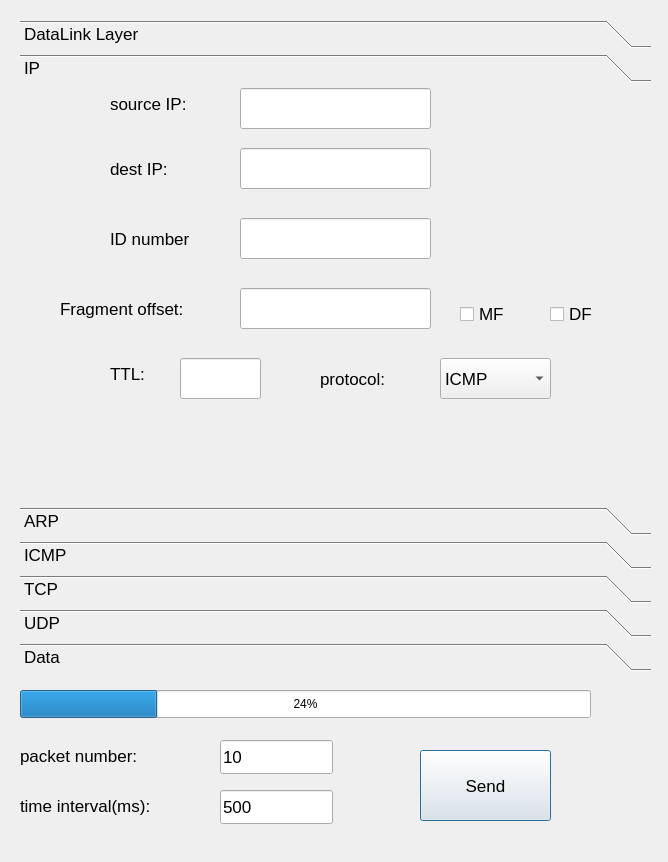
<?xml version="1.0" encoding="UTF-8"?>
<ui version="4.0">
 <class>SendFrame</class>
 <widget class="QDialog" name="SendFrame">
  <property name="geometry">
   <rect>
    <x>0</x>
    <y>0</y>
    <width>668</width>
    <height>862</height>
   </rect>
  </property>
  <property name="windowTitle">
   <string>SendFrame</string>
  </property>
  <widget class="QPushButton" name="pushButton_send">
   <property name="geometry">
    <rect>
     <x>420</x>
     <y>750</y>
     <width>131</width>
     <height>71</height>
    </rect>
   </property>
   <property name="font">
    <font>
     <pointsize>13</pointsize>
    </font>
   </property>
   <property name="text">
    <string>Send</string>
   </property>
  </widget>
  <widget class="QToolBox" name="toolBox">
   <property name="geometry">
    <rect>
     <x>20</x>
     <y>20</y>
     <width>631</width>
     <height>651</height>
    </rect>
   </property>
   <property name="font">
    <font>
     <pointsize>13</pointsize>
    </font>
   </property>
   <property name="currentIndex">
    <number>1</number>
   </property>
   <widget class="QWidget" name="mac_page">
    <property name="geometry">
     <rect>
      <x>0</x>
      <y>0</y>
      <width>631</width>
      <height>329</height>
     </rect>
    </property>
    <property name="font">
     <font>
      <pointsize>13</pointsize>
     </font>
    </property>
    <attribute name="label">
     <string>DataLink Layer</string>
    </attribute>
    <widget class="QLabel" name="label">
     <property name="geometry">
      <rect>
       <x>30</x>
       <y>30</y>
       <width>131</width>
       <height>51</height>
      </rect>
     </property>
     <property name="text">
      <string>source mac:</string>
     </property>
    </widget>
    <widget class="QLabel" name="label_2">
     <property name="geometry">
      <rect>
       <x>30</x>
       <y>170</y>
       <width>111</width>
       <height>51</height>
      </rect>
     </property>
     <property name="text">
      <string>protocol:</string>
     </property>
    </widget>
    <widget class="QLabel" name="label_3">
     <property name="geometry">
      <rect>
       <x>30</x>
       <y>100</y>
       <width>131</width>
       <height>51</height>
      </rect>
     </property>
     <property name="text">
      <string>dest mac:</string>
     </property>
    </widget>
    <widget class="QComboBox" name="ether_type">
     <property name="geometry">
      <rect>
       <x>190</x>
       <y>180</y>
       <width>103</width>
       <height>34</height>
      </rect>
     </property>
     <item>
      <property name="text">
       <string>ARP</string>
      </property>
     </item>
     <item>
      <property name="text">
       <string>IP</string>
      </property>
     </item>
     <item>
      <property name="text">
       <string>Other</string>
      </property>
     </item>
    </widget>
    <widget class="QLineEdit" name="source_mac">
     <property name="geometry">
      <rect>
       <x>190</x>
       <y>40</y>
       <width>221</width>
       <height>41</height>
      </rect>
     </property>
     <property name="readOnly">
      <bool>true</bool>
     </property>
    </widget>
    <widget class="QLineEdit" name="dest_mac">
     <property name="geometry">
      <rect>
       <x>190</x>
       <y>110</y>
       <width>221</width>
       <height>41</height>
      </rect>
     </property>
    </widget>
   </widget>
   <widget class="QWidget" name="ip_page">
    <property name="geometry">
     <rect>
      <x>0</x>
      <y>0</y>
      <width>631</width>
      <height>329</height>
     </rect>
    </property>
    <attribute name="label">
     <string>IP</string>
    </attribute>
    <widget class="QLabel" name="label_5">
     <property name="geometry">
      <rect>
       <x>90</x>
       <y>0</y>
       <width>111</width>
       <height>31</height>
      </rect>
     </property>
     <property name="font">
      <font>
       <pointsize>13</pointsize>
      </font>
     </property>
     <property name="text">
      <string>source IP:</string>
     </property>
    </widget>
    <widget class="QLabel" name="label_6">
     <property name="geometry">
      <rect>
       <x>90</x>
       <y>60</y>
       <width>121</width>
       <height>41</height>
      </rect>
     </property>
     <property name="font">
      <font>
       <pointsize>13</pointsize>
      </font>
     </property>
     <property name="text">
      <string>dest IP:</string>
     </property>
    </widget>
    <widget class="QComboBox" name="ip_protocol">
     <property name="geometry">
      <rect>
       <x>420</x>
       <y>270</y>
       <width>111</width>
       <height>41</height>
      </rect>
     </property>
     <item>
      <property name="text">
       <string>ICMP</string>
      </property>
     </item>
     <item>
      <property name="text">
       <string>TCP</string>
      </property>
     </item>
     <item>
      <property name="text">
       <string>UDP</string>
      </property>
     </item>
     <item>
      <property name="text">
       <string>Other</string>
      </property>
     </item>
    </widget>
    <widget class="QCheckBox" name="ip_df">
     <property name="geometry">
      <rect>
       <x>530</x>
       <y>210</y>
       <width>112</width>
       <height>32</height>
      </rect>
     </property>
     <property name="text">
      <string>DF</string>
     </property>
    </widget>
    <widget class="QCheckBox" name="ip_mf">
     <property name="geometry">
      <rect>
       <x>440</x>
       <y>210</y>
       <width>112</width>
       <height>32</height>
      </rect>
     </property>
     <property name="text">
      <string>MF</string>
     </property>
    </widget>
    <widget class="QLineEdit" name="ip_id">
     <property name="geometry">
      <rect>
       <x>220</x>
       <y>130</y>
       <width>191</width>
       <height>41</height>
      </rect>
     </property>
     <property name="text">
      <string/>
     </property>
    </widget>
    <widget class="QLineEdit" name="ip_foff">
     <property name="geometry">
      <rect>
       <x>220</x>
       <y>200</y>
       <width>191</width>
       <height>41</height>
      </rect>
     </property>
     <property name="text">
      <string/>
     </property>
    </widget>
    <widget class="QLineEdit" name="ip_ttl">
     <property name="geometry">
      <rect>
       <x>160</x>
       <y>270</y>
       <width>81</width>
       <height>41</height>
      </rect>
     </property>
     <property name="text">
      <string/>
     </property>
    </widget>
    <widget class="QLineEdit" name="ip_destip">
     <property name="geometry">
      <rect>
       <x>220</x>
       <y>60</y>
       <width>191</width>
       <height>41</height>
      </rect>
     </property>
     <property name="text">
      <string/>
     </property>
    </widget>
    <widget class="QLineEdit" name="ip_sourceip">
     <property name="geometry">
      <rect>
       <x>220</x>
       <y>0</y>
       <width>191</width>
       <height>41</height>
      </rect>
     </property>
     <property name="text">
      <string/>
     </property>
    </widget>
    <widget class="QLabel" name="label_19">
     <property name="geometry">
      <rect>
       <x>90</x>
       <y>130</y>
       <width>121</width>
       <height>41</height>
      </rect>
     </property>
     <property name="text">
      <string>ID number</string>
     </property>
    </widget>
    <widget class="QLabel" name="label_20">
     <property name="geometry">
      <rect>
       <x>40</x>
       <y>200</y>
       <width>201</width>
       <height>41</height>
      </rect>
     </property>
     <property name="text">
      <string>Fragment offset:</string>
     </property>
    </widget>
    <widget class="QLabel" name="label_21">
     <property name="geometry">
      <rect>
       <x>90</x>
       <y>270</y>
       <width>111</width>
       <height>31</height>
      </rect>
     </property>
     <property name="text">
      <string>TTL:</string>
     </property>
    </widget>
    <widget class="QLabel" name="label_22">
     <property name="geometry">
      <rect>
       <x>300</x>
       <y>270</y>
       <width>111</width>
       <height>41</height>
      </rect>
     </property>
     <property name="text">
      <string>protocol:</string>
     </property>
    </widget>
   </widget>
   <widget class="QWidget" name="arp_page">
    <property name="geometry">
     <rect>
      <x>0</x>
      <y>0</y>
      <width>631</width>
      <height>329</height>
     </rect>
    </property>
    <attribute name="label">
     <string>ARP</string>
    </attribute>
    <widget class="QLabel" name="label_4">
     <property name="geometry">
      <rect>
       <x>60</x>
       <y>10</y>
       <width>131</width>
       <height>31</height>
      </rect>
     </property>
     <property name="text">
      <string>opcode:</string>
     </property>
    </widget>
    <widget class="QLabel" name="label_7">
     <property name="geometry">
      <rect>
       <x>60</x>
       <y>70</y>
       <width>131</width>
       <height>51</height>
      </rect>
     </property>
     <property name="text">
      <string>source Mac:</string>
     </property>
    </widget>
    <widget class="QLabel" name="label_8">
     <property name="geometry">
      <rect>
       <x>60</x>
       <y>130</y>
       <width>121</width>
       <height>41</height>
      </rect>
     </property>
     <property name="text">
      <string>source IP:</string>
     </property>
    </widget>
    <widget class="QLabel" name="label_9">
     <property name="geometry">
      <rect>
       <x>60</x>
       <y>190</y>
       <width>121</width>
       <height>41</height>
      </rect>
     </property>
     <property name="text">
      <string>dest Mac:</string>
     </property>
    </widget>
    <widget class="QLineEdit" name="arp_sourcemac">
     <property name="geometry">
      <rect>
       <x>230</x>
       <y>80</y>
       <width>181</width>
       <height>34</height>
      </rect>
     </property>
    </widget>
    <widget class="QLineEdit" name="arp_destmac">
     <property name="geometry">
      <rect>
       <x>230</x>
       <y>200</y>
       <width>181</width>
       <height>34</height>
      </rect>
     </property>
    </widget>
    <widget class="QLineEdit" name="arp_sourceip">
     <property name="geometry">
      <rect>
       <x>230</x>
       <y>140</y>
       <width>181</width>
       <height>34</height>
      </rect>
     </property>
    </widget>
    <widget class="QComboBox" name="arp_opcode">
     <property name="geometry">
      <rect>
       <x>240</x>
       <y>10</y>
       <width>141</width>
       <height>34</height>
      </rect>
     </property>
     <item>
      <property name="text">
       <string>request(1)</string>
      </property>
     </item>
     <item>
      <property name="text">
       <string>reply(2)</string>
      </property>
     </item>
    </widget>
    <widget class="QLabel" name="label_12">
     <property name="geometry">
      <rect>
       <x>60</x>
       <y>250</y>
       <width>121</width>
       <height>41</height>
      </rect>
     </property>
     <property name="text">
      <string>dest IP:</string>
     </property>
    </widget>
    <widget class="QLineEdit" name="arp_destip">
     <property name="geometry">
      <rect>
       <x>230</x>
       <y>260</y>
       <width>181</width>
       <height>34</height>
      </rect>
     </property>
    </widget>
   </widget>
   <widget class="QWidget" name="icmp_page">
    <property name="geometry">
     <rect>
      <x>0</x>
      <y>0</y>
      <width>631</width>
      <height>329</height>
     </rect>
    </property>
    <attribute name="label">
     <string>ICMP</string>
    </attribute>
    <widget class="QLabel" name="label_15">
     <property name="geometry">
      <rect>
       <x>70</x>
       <y>20</y>
       <width>121</width>
       <height>41</height>
      </rect>
     </property>
     <property name="text">
      <string>type:</string>
     </property>
    </widget>
    <widget class="QLabel" name="label_16">
     <property name="geometry">
      <rect>
       <x>70</x>
       <y>80</y>
       <width>121</width>
       <height>41</height>
      </rect>
     </property>
     <property name="text">
      <string>code:</string>
     </property>
    </widget>
    <widget class="QLabel" name="label_17">
     <property name="geometry">
      <rect>
       <x>70</x>
       <y>150</y>
       <width>121</width>
       <height>41</height>
      </rect>
     </property>
     <property name="text">
      <string>Id:</string>
     </property>
    </widget>
    <widget class="QLabel" name="label_18">
     <property name="geometry">
      <rect>
       <x>70</x>
       <y>220</y>
       <width>121</width>
       <height>41</height>
      </rect>
     </property>
     <property name="text">
      <string>seq:</string>
     </property>
    </widget>
    <widget class="QLineEdit" name="icmp_type">
     <property name="geometry">
      <rect>
       <x>190</x>
       <y>20</y>
       <width>121</width>
       <height>41</height>
      </rect>
     </property>
     <property name="inputMethodHints">
      <set>Qt::ImhDigitsOnly</set>
     </property>
    </widget>
    <widget class="QLineEdit" name="icmp_code">
     <property name="geometry">
      <rect>
       <x>190</x>
       <y>80</y>
       <width>121</width>
       <height>41</height>
      </rect>
     </property>
     <property name="inputMethodHints">
      <set>Qt::ImhDigitsOnly</set>
     </property>
    </widget>
    <widget class="QLineEdit" name="icmp_id">
     <property name="geometry">
      <rect>
       <x>190</x>
       <y>150</y>
       <width>121</width>
       <height>41</height>
      </rect>
     </property>
     <property name="inputMethodHints">
      <set>Qt::ImhDigitsOnly</set>
     </property>
    </widget>
    <widget class="QLineEdit" name="icmp_seq">
     <property name="geometry">
      <rect>
       <x>190</x>
       <y>220</y>
       <width>121</width>
       <height>41</height>
      </rect>
     </property>
     <property name="inputMethodHints">
      <set>Qt::ImhDigitsOnly</set>
     </property>
    </widget>
   </widget>
   <widget class="QWidget" name="tcp_page">
    <property name="geometry">
     <rect>
      <x>0</x>
      <y>0</y>
      <width>631</width>
      <height>329</height>
     </rect>
    </property>
    <attribute name="label">
     <string>TCP</string>
    </attribute>
    <widget class="QLabel" name="label_43">
     <property name="geometry">
      <rect>
       <x>10</x>
       <y>0</y>
       <width>131</width>
       <height>41</height>
      </rect>
     </property>
     <property name="text">
      <string>source port:</string>
     </property>
    </widget>
    <widget class="QLabel" name="label_44">
     <property name="geometry">
      <rect>
       <x>310</x>
       <y>0</y>
       <width>121</width>
       <height>31</height>
      </rect>
     </property>
     <property name="text">
      <string>dest port:</string>
     </property>
    </widget>
    <widget class="QLabel" name="label_45">
     <property name="geometry">
      <rect>
       <x>10</x>
       <y>60</y>
       <width>141</width>
       <height>41</height>
      </rect>
     </property>
     <property name="text">
      <string>seq number:</string>
     </property>
    </widget>
    <widget class="QLabel" name="label_46">
     <property name="geometry">
      <rect>
       <x>300</x>
       <y>60</y>
       <width>141</width>
       <height>41</height>
      </rect>
     </property>
     <property name="text">
      <string>ACK number:</string>
     </property>
    </widget>
    <widget class="QLabel" name="label_47">
     <property name="geometry">
      <rect>
       <x>0</x>
       <y>130</y>
       <width>161</width>
       <height>31</height>
      </rect>
     </property>
     <property name="text">
      <string>windows size: </string>
     </property>
    </widget>
    <widget class="QLabel" name="label_48">
     <property name="geometry">
      <rect>
       <x>300</x>
       <y>130</y>
       <width>141</width>
       <height>41</height>
      </rect>
     </property>
     <property name="text">
      <string>urgent point:</string>
     </property>
    </widget>
    <widget class="QLineEdit" name="tcp_sourceport">
     <property name="geometry">
      <rect>
       <x>150</x>
       <y>0</y>
       <width>131</width>
       <height>41</height>
      </rect>
     </property>
    </widget>
    <widget class="QLineEdit" name="tcp_destport">
     <property name="geometry">
      <rect>
       <x>450</x>
       <y>0</y>
       <width>131</width>
       <height>41</height>
      </rect>
     </property>
    </widget>
    <widget class="QLineEdit" name="tcp_seqnum">
     <property name="geometry">
      <rect>
       <x>150</x>
       <y>60</y>
       <width>131</width>
       <height>41</height>
      </rect>
     </property>
    </widget>
    <widget class="QLineEdit" name="tcp_windowsize">
     <property name="geometry">
      <rect>
       <x>150</x>
       <y>130</y>
       <width>131</width>
       <height>41</height>
      </rect>
     </property>
    </widget>
    <widget class="QLineEdit" name="tcp_urgentpoint">
     <property name="geometry">
      <rect>
       <x>450</x>
       <y>130</y>
       <width>131</width>
       <height>41</height>
      </rect>
     </property>
    </widget>
    <widget class="QLineEdit" name="tcp_acknum">
     <property name="geometry">
      <rect>
       <x>450</x>
       <y>60</y>
       <width>131</width>
       <height>41</height>
      </rect>
     </property>
    </widget>
    <widget class="QCheckBox" name="tcp_syn">
     <property name="geometry">
      <rect>
       <x>30</x>
       <y>200</y>
       <width>112</width>
       <height>32</height>
      </rect>
     </property>
     <property name="text">
      <string>SYN</string>
     </property>
    </widget>
    <widget class="QCheckBox" name="tcp_fin">
     <property name="geometry">
      <rect>
       <x>140</x>
       <y>200</y>
       <width>112</width>
       <height>32</height>
      </rect>
     </property>
     <property name="text">
      <string>FIN</string>
     </property>
    </widget>
    <widget class="QCheckBox" name="tcp_ack">
     <property name="geometry">
      <rect>
       <x>280</x>
       <y>200</y>
       <width>112</width>
       <height>32</height>
      </rect>
     </property>
     <property name="text">
      <string>ACK</string>
     </property>
    </widget>
    <widget class="QCheckBox" name="tcp_push">
     <property name="geometry">
      <rect>
       <x>420</x>
       <y>200</y>
       <width>112</width>
       <height>32</height>
      </rect>
     </property>
     <property name="text">
      <string>PUSH</string>
     </property>
    </widget>
    <widget class="QCheckBox" name="tcp_rst">
     <property name="geometry">
      <rect>
       <x>30</x>
       <y>270</y>
       <width>112</width>
       <height>32</height>
      </rect>
     </property>
     <property name="text">
      <string>RST</string>
     </property>
    </widget>
    <widget class="QCheckBox" name="tcp_ecn">
     <property name="geometry">
      <rect>
       <x>140</x>
       <y>270</y>
       <width>112</width>
       <height>32</height>
      </rect>
     </property>
     <property name="text">
      <string>ECN</string>
     </property>
    </widget>
    <widget class="QCheckBox" name="tcp_urg">
     <property name="geometry">
      <rect>
       <x>280</x>
       <y>270</y>
       <width>112</width>
       <height>32</height>
      </rect>
     </property>
     <property name="text">
      <string>URG</string>
     </property>
    </widget>
    <widget class="QCheckBox" name="tcp_cwr">
     <property name="geometry">
      <rect>
       <x>420</x>
       <y>270</y>
       <width>112</width>
       <height>32</height>
      </rect>
     </property>
     <property name="text">
      <string>CWR</string>
     </property>
    </widget>
   </widget>
   <widget class="QWidget" name="udp_page">
    <property name="geometry">
     <rect>
      <x>0</x>
      <y>0</y>
      <width>631</width>
      <height>329</height>
     </rect>
    </property>
    <attribute name="label">
     <string>UDP</string>
    </attribute>
    <widget class="QLineEdit" name="udp_sourceport">
     <property name="geometry">
      <rect>
       <x>200</x>
       <y>33</y>
       <width>91</width>
       <height>41</height>
      </rect>
     </property>
     <property name="inputMethodHints">
      <set>Qt::ImhDigitsOnly</set>
     </property>
    </widget>
    <widget class="QLineEdit" name="udp_destport">
     <property name="geometry">
      <rect>
       <x>200</x>
       <y>120</y>
       <width>91</width>
       <height>41</height>
      </rect>
     </property>
     <property name="inputMethodHints">
      <set>Qt::ImhDigitsOnly</set>
     </property>
    </widget>
    <widget class="QLabel" name="label_10">
     <property name="geometry">
      <rect>
       <x>50</x>
       <y>30</y>
       <width>141</width>
       <height>41</height>
      </rect>
     </property>
     <property name="text">
      <string>source port:</string>
     </property>
    </widget>
    <widget class="QLabel" name="label_11">
     <property name="geometry">
      <rect>
       <x>50</x>
       <y>110</y>
       <width>131</width>
       <height>51</height>
      </rect>
     </property>
     <property name="text">
      <string>dest port:</string>
     </property>
    </widget>
   </widget>
   <widget class="QWidget" name="data_page">
    <property name="geometry">
     <rect>
      <x>0</x>
      <y>0</y>
      <width>631</width>
      <height>329</height>
     </rect>
    </property>
    <attribute name="label">
     <string>Data</string>
    </attribute>
    <widget class="QPlainTextEdit" name="Data">
     <property name="geometry">
      <rect>
       <x>20</x>
       <y>0</y>
       <width>551</width>
       <height>301</height>
      </rect>
     </property>
    </widget>
   </widget>
  </widget>
  <widget class="QLineEdit" name="number">
   <property name="geometry">
    <rect>
     <x>220</x>
     <y>740</y>
     <width>113</width>
     <height>34</height>
    </rect>
   </property>
   <property name="font">
    <font>
     <pointsize>13</pointsize>
    </font>
   </property>
   <property name="inputMethodHints">
    <set>Qt::ImhDigitsOnly</set>
   </property>
   <property name="text">
    <string>10</string>
   </property>
  </widget>
  <widget class="QLineEdit" name="time_interval">
   <property name="geometry">
    <rect>
     <x>220</x>
     <y>790</y>
     <width>113</width>
     <height>34</height>
    </rect>
   </property>
   <property name="font">
    <font>
     <pointsize>13</pointsize>
    </font>
   </property>
   <property name="inputMethodHints">
    <set>Qt::ImhDigitsOnly</set>
   </property>
   <property name="text">
    <string>500</string>
   </property>
  </widget>
  <widget class="QLabel" name="label_13">
   <property name="geometry">
    <rect>
     <x>20</x>
     <y>730</y>
     <width>171</width>
     <height>51</height>
    </rect>
   </property>
   <property name="font">
    <font>
     <pointsize>13</pointsize>
    </font>
   </property>
   <property name="text">
    <string>packet number:</string>
   </property>
  </widget>
  <widget class="QLabel" name="label_14">
   <property name="geometry">
    <rect>
     <x>20</x>
     <y>780</y>
     <width>191</width>
     <height>51</height>
    </rect>
   </property>
   <property name="font">
    <font>
     <pointsize>13</pointsize>
    </font>
   </property>
   <property name="text">
    <string>time interval(ms):</string>
   </property>
  </widget>
  <widget class="QProgressBar" name="progressBar">
   <property name="geometry">
    <rect>
     <x>20</x>
     <y>690</y>
     <width>571</width>
     <height>28</height>
    </rect>
   </property>
   <property name="value">
    <number>24</number>
   </property>
  </widget>
 </widget>
 <resources/>
 <connections/>
</ui>
